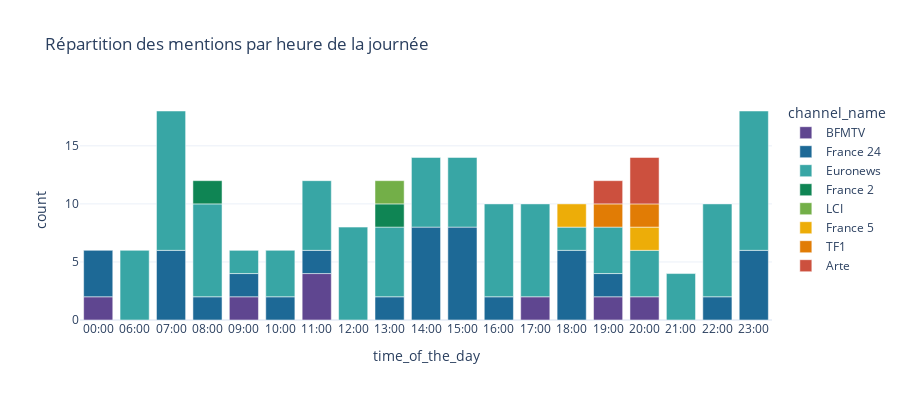

Source (notebook cell):
### Code cell
show_mentions_by_time_of_the_day(
    data,split = "channel_name",
    list_of_channels = TOP_CHANNELS_TV,kind = "bar",height = 700,method = "minutes"
)

### Figure 1 — Plotly figure (JSON) as saved in the notebook; plotly's stock layout.template omitted (floating-point values rounded to 4 significant figures)
{"data": [{"alignmentgroup": "True", "hovertemplate": "channel_name=BFMTV<br>time_of_the_day=%{x}<br>count=%{y}<extra></extra>", "legendgroup": "BFMTV", "marker": {"color": "rgb(95, 70, 144)", "pattern": {"shape": ""}}, "name": "BFMTV", "offsetgroup": "BFMTV", "orientation": "v", "showlegend": true, "textposition": "auto", "type": "bar", "x": ["00:00", "09:00", "11:00", "17:00", "19:00", "20:00"], "xaxis": "x", "y": [2, 2, 4, 2, 2, 2], "yaxis": "y"}, {"alignmentgroup": "True", "hovertemplate": "channel_name=France 24<br>time_of_the_day=%{x}<br>count=%{y}<extra></extra>", "legendgroup": "France 24", "marker": {"color": "rgb(29, 105, 150)", "pattern": {"shape": ""}}, "name": "France 24", "offsetgroup": "France 24", "orientation": "v", "showlegend": true, "textposition": "auto", "type": "bar", "x": ["00:00", "07:00", "08:00", "09:00", "10:00", "11:00", "13:00", "14:00", "15:00", "16:00", "18:00", "19:00", "22:00", "23:00"], "xaxis": "x", "y": [4, 6, 2, 2, 2, 2, 2, 8, 8, 2, 6, 2, 2, 6], "yaxis": "y"}, {"alignmentgroup": "True", "hovertemplate": "channel_name=Euronews<br>time_of_the_day=%{x}<br>count=%{y}<extra></extra>", "legendgroup": "Euronews", "marker": {"color": "rgb(56, 166, 165)", "pattern": {"shape": ""}}, "name": "Euronews", "offsetgroup": "Euronews", "orientation": "v", "showlegend": true, "textposition": "auto", "type": "bar", "x": ["06:00", "07:00", "08:00", "09:00", "10:00", "11:00", "12:00", "13:00", "14:00", "15:00", "16:00", "17:00", "18:00", "19:00", "20:00", "21:00", "22:00", "23:00"], "xaxis": "x", "y": [6, 12, 8, 2, 4, 6, 8, 6, 6, 6, 8, 8, 2, 4, 4, 4, 8, 12], "yaxis": "y"}, {"alignmentgroup": "True", "hovertemplate": "channel_name=France 2<br>time_of_the_day=%{x}<br>count=%{y}<extra></extra>", "legendgroup": "France 2", "marker": {"color": "rgb(15, 133, 84)", "pattern": {"shape": ""}}, "name": "France 2", "offsetgroup": "France 2", "orientation": "v", "showlegend": true, "textposition": "auto", "type": "bar", "x": ["08:00", "13:00"], "xaxis": "x", "y": [2, 2], "yaxis": "y"}, {"alignmentgroup": "True", "hovertemplate": "channel_name=LCI<br>time_of_the_day=%{x}<br>count=%{y}<extra></extra>", "legendgroup": "LCI", "marker": {"color": "rgb(115, 175, 72)", "pattern": {"shape": ""}}, "name": "LCI", "offsetgroup": "LCI", "orientation": "v", "showlegend": true, "textposition": "auto", "type": "bar", "x": ["13:00"], "xaxis": "x", "y": [2], "yaxis": "y"}, {"alignmentgroup": "True", "hovertemplate": "channel_name=France 5<br>time_of_the_day=%{x}<br>count=%{y}<extra></extra>", "legendgroup": "France 5", "marker": {"color": "rgb(237, 173, 8)", "pattern": {"shape": ""}}, "name": "France 5", "offsetgroup": "France 5", "orientation": "v", "showlegend": true, "textposition": "auto", "type": "bar", "x": ["18:00", "20:00"], "xaxis": "x", "y": [2, 2], "yaxis": "y"}, {"alignmentgroup": "True", "hovertemplate": "channel_name=TF1<br>time_of_the_day=%{x}<br>count=%{y}<extra></extra>", "legendgroup": "TF1", "marker": {"color": "rgb(225, 124, 5)", "pattern": {"shape": ""}}, "name": "TF1", "offsetgroup": "TF1", "orientation": "v", "showlegend": true, "textposition": "auto", "type": "bar", "x": ["19:00", "20:00"], "xaxis": "x", "y": [2, 2], "yaxis": "y"}, {"alignmentgroup": "True", "hovertemplate": "channel_name=Arte<br>time_of_the_day=%{x}<br>count=%{y}<extra></extra>", "legendgroup": "Arte", "marker": {"color": "rgb(204, 80, 62)", "pattern": {"shape": ""}}, "name": "Arte", "offsetgroup": "Arte", "orientation": "v", "showlegend": true, "textposition": "auto", "type": "bar", "x": ["19:00", "20:00"], "xaxis": "x", "y": [2, 4], "yaxis": "y"}], "layout": {"barmode": "relative", "height": 400, "legend": {"title": {"text": "channel_name"}, "tracegroupgap": 0}, "title": {"text": "Répartition des mentions par heure de la journée"}, "xaxis": {"anchor": "y", "categoryarray": ["00:00", "06:00", "07:00", "08:00", "09:00", "10:00", "11:00", "12:00", "13:00", "14:00", "15:00", "16:00", "17:00", "18:00", "19:00", "20:00", "21:00", "22:00", "23:00"], "categoryorder": "array", "domain": [0, 1], "title": {"text": "time_of_the_day"}}, "yaxis": {"anchor": "x", "domain": [0, 1], "title": {"text": "count"}}}}
